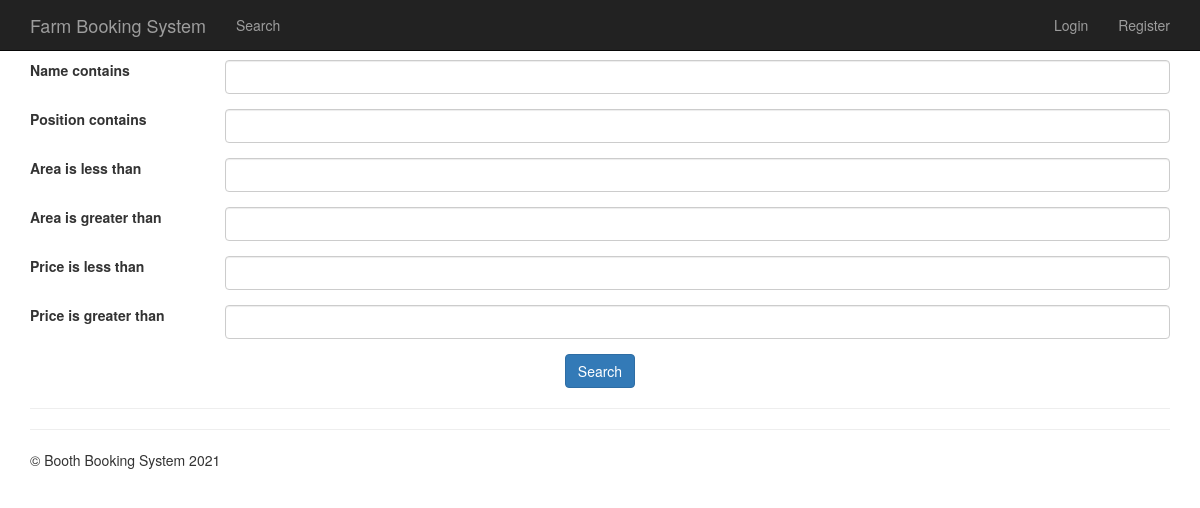
Before: /search with the older database file.
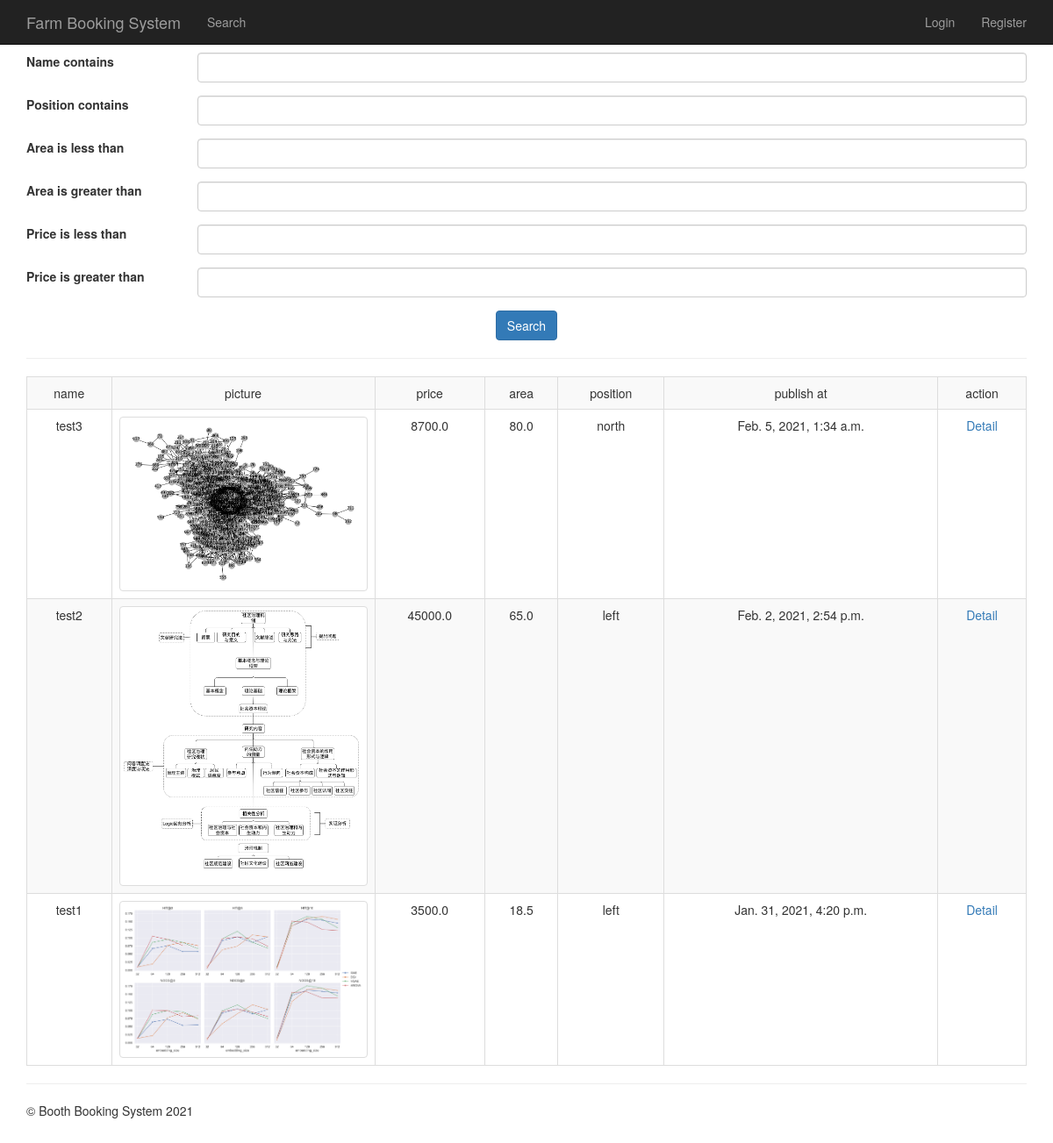
After: the same page with the newer database file.
### booth/models.py (models this page shows, shortened)
class Booth(models.Model):
    name = models.CharField(max_length=32, verbose_name='name')
    picture = models.ImageField(upload_to='boothes')
    description = models.TextField(verbose_name='detail')
    area = models.FloatField(verbose_name='area')
    price = models.FloatField(verbose_name='price')
    position = models.CharField(max_length=64, verbose_name='position')
    create_at = models.DateTimeField(auto_now_add=True, verbose_name='online time')
    STATUS_CHOICES = (
        ('wait to rent', 'wait to rent'),
        ('rented', 'rented'),
    )
    status = models.CharField(max_length=32, verbose_name='status', choices=STATUS_CHOICES, default='wait to rent')
    update_time = models.DateTimeField(verbose_name='update time', auto_now=True)  # 更新时间
    class Meta:
        verbose_name = 'booth'
        verbose_name_plural = verbose_name
        ordering = ('-create_at',)

### booth/views.py (the view)
# urls.py: url(r'^search$', search, name='search'),
def search(request):
    f = BoothFilter(request.GET, queryset=Booth.objects.all())
    return render(request, 'booth/search.html', {'filter': f})

### templates/booth/search.html (shortened to what this page needs)
{% extends "base.html" %}
{% block content %}
    <form method="get" class="form form-horizontal">
        {% for exp in filter.form %}
            <div class="form-group">
                <label class="col-md-2" class="sr-only">{{ exp.label }}</label>
                <div class="col-md-10">
                    {{ exp }}
                </div>
            </div>
        {% endfor %}
        <div class=" text-center">
            <button type="submit" class="btn btn-primary">Search</button>
        </div>
    </form>
    <hr>
    <div class="result-area">
        {% if filter.qs.count > 0 %}
            <table class="table table-bordered table-striped text-center">
                <tr>
                    <td>name</td>
                    <td>picture</td>
                    <td>price</td>
                    <td>area</td>
                    <td>position</td>
                    <td>publish at</td>
                    <td>action</td>
                </tr>
                {% for obj in filter.qs %}
                    <tr>
                        <td>{{ obj.name }}</td>
                        <td width="300"><img src="/media/{{ obj.picture }}" alt="" class="img-responsive img-thumbnail center-block"></td>
                        <td>{{ obj.price }}</td>
                        <td>{{ obj.area }}</td>
                        <td>{{ obj.position }}</td>
                        <td>{{ obj.create_at }}</td>
                        <td><a href="{% url 'detail' obj.id %}">Detail</a></td>
                    </tr>
                {% endfor %}
            </table>
        {% endif %}
    </div>
{% endblock %}

### templates/base.html (shortened to what this page needs)
{% load static %}
<!DOCTYPE html>
<html lang="en">
<head>
    <link href="{% static '/css/bootstrap.css' %}" rel="stylesheet">
    <link href="{% static '/layer/layer/theme/default/layer.css' %}" rel="stylesheet">
</head>
<body>
<nav class="navbar navbar-inverse navbar-fixed-top">
  <div class="container">
    <div class="navbar-header">
      <a class="navbar-brand" href="/">
          Farm Booking System
      </a>
    </div>
    <div class="collapse navbar-collapse" id="bs-example-navbar-collapse-1">
      <ul class="nav navbar-nav">
        <li><a href="{% url 'search' %}">Search</a></li>
      </ul>
        <ul class="nav navbar-nav navbar-right">
            {% if request.user.is_authenticated %}
                <li><a href="{% url 'account:center' %}">Hello, {{ request.user.username }}</a></li>
                <li><a href="{% url 'account:change_profile' %}">Change Profile</a></li>
                <li><a href="{% url 'account:logout' %}">Logout</a></li>
            {% else %}
                <li><a href="{% url 'account:login' %}">Login</a></li>
                <li><a href="{% url 'account:register' %}">Register</a></li>
            {% endif %}
        </ul>
    </div>
  </div>
</nav>
<div id="content" class="container">
  {% block content %}
  {% endblock %}
  <hr>
  <footer>
<p>&copy; Booth Booking System 2021</p>
</footer>
</div>
</body>
</html>

Changed rows visible on the page:
added Booth: name "test3", picture (picture), price "8700.0", area "80.0", position "north", create_at "Feb. 5, 2021, 1:34 a.m."
added Booth: name "test2", picture (picture), price "45000.0", area "65.0", position "left", create_at "Feb. 2, 2021, 2:54 p.m."
added Booth: name "test1", picture (picture), price "3500.0", area "18.5", position "left", create_at "Jan. 31, 2021, 4:20 p.m."
Other visible differences:
text now shown: "name picture price area position publish at action"
